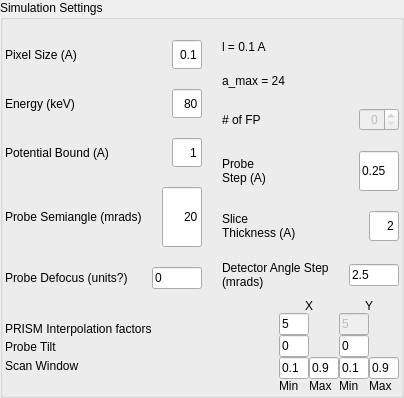
       <widget class="QGroupBox" name="box_simulationSettings">
        <property name="sizePolicy">
         <sizepolicy hsizetype="Maximum" vsizetype="Maximum">
          <horstretch>0</horstretch>
          <verstretch>0</verstretch>
         </sizepolicy>
        </property>
        <property name="title">
         <string>Simulation Settings</string>
        </property>
        <layout class="QHBoxLayout" name="horizontalLayout_11">
         <property name="spacing">
          <number>0</number>
         </property>
         <property name="leftMargin">
          <number>2</number>
         </property>
         <property name="topMargin">
          <number>10</number>
         </property>
         <property name="rightMargin">
          <number>2</number>
         </property>
         <property name="bottomMargin">
          <number>2</number>
         </property>
         <item>
          <layout class="QVBoxLayout" name="verticalLayout_10">
           <property name="spacing">
            <number>0</number>
           </property>
           <property name="topMargin">
            <number>10</number>
           </property>
           <item>
            <layout class="QHBoxLayout" name="horizontalLayout_4">
             <property name="spacing">
              <number>20</number>
             </property>
             <property name="leftMargin">
              <number>0</number>
             </property>
             <item>
              <layout class="QVBoxLayout" name="verticalLayout_5">
               <item>
                <layout class="QHBoxLayout" name="horizontalLayout_5">
                 <property name="spacing">
                  <number>0</number>
                 </property>
                 <item>
                  <widget class="QLabel" name="lbl_pixelSize">
                   <property name="sizePolicy">
                    <sizepolicy hsizetype="Preferred" vsizetype="Minimum">
                     <horstretch>0</horstretch>
                     <verstretch>0</verstretch>
                    </sizepolicy>
                   </property>
                   <property name="text">
                    <string>Pixel Size (A)</string>
                   </property>
                  </widget>
                 </item>
                 <item>
                  <widget class="QLineEdit" name="lineedit_pixelSize">
                   <property name="sizePolicy">
                    <sizepolicy hsizetype="Minimum" vsizetype="Minimum">
                     <horstretch>0</horstretch>
                     <verstretch>0</verstretch>
                    </sizepolicy>
                   </property>
                   <property name="maximumSize">
                    <size>
                     <width>30</width>
                     <height>16777215</height>
                    </size>
                   </property>
                   <property name="text">
                    <string>0.1</string>
                   </property>
                   <property name="alignment">
                    <set>Qt::AlignRight|Qt::AlignTrailing|Qt::AlignVCenter</set>
                   </property>
                  </widget>
                 </item>
                </layout>
               </item>
               <item>
                <layout class="QHBoxLayout" name="horizontalLayout_3">
                 <item>
                  <widget class="QLabel" name="lbl_E0">
                   <property name="sizePolicy">
                    <sizepolicy hsizetype="Preferred" vsizetype="Minimum">
                     <horstretch>0</horstretch>
                     <verstretch>0</verstretch>
                    </sizepolicy>
                   </property>
                   <property name="text">
                    <string>Energy (keV)</string>
                   </property>
                  </widget>
                 </item>
                 <item>
                  <widget class="QLineEdit" name="lineEdit_E0">
                   <property name="sizePolicy">
                    <sizepolicy hsizetype="Minimum" vsizetype="Minimum">
                     <horstretch>0</horstretch>
                     <verstretch>0</verstretch>
                    </sizepolicy>
                   </property>
                   <property name="maximumSize">
                    <size>
                     <width>30</width>
                     <height>16777215</height>
                    </size>
                   </property>
                   <property name="text">
                    <string>80</string>
                   </property>
                   <property name="alignment">
                    <set>Qt::AlignRight|Qt::AlignTrailing|Qt::AlignVCenter</set>
                   </property>
                  </widget>
                 </item>
                </layout>
               </item>
               <item>
                <layout class="QHBoxLayout" name="horizontalLayout_7">
                 <item>
                  <widget class="QLabel" name="lbl_potBound">
                   <property name="sizePolicy">
                    <sizepolicy hsizetype="Preferred" vsizetype="Minimum">
                     <horstretch>0</horstretch>
                     <verstretch>0</verstretch>
                    </sizepolicy>
                   </property>
                   <property name="text">
                    <string>Potential Bound (A)</string>
                   </property>
                  </widget>
                 </item>
                 <item>
                  <widget class="QLineEdit" name="lineEdit_potbound">
                   <property name="sizePolicy">
                    <sizepolicy hsizetype="Minimum" vsizetype="Minimum">
                     <horstretch>0</horstretch>
                     <verstretch>0</verstretch>
                    </sizepolicy>
                   </property>
                   <property name="maximumSize">
                    <size>
                     <width>30</width>
                     <height>16777215</height>
                    </size>
                   </property>
                   <property name="text">
                    <string>1</string>
                   </property>
                   <property name="alignment">
                    <set>Qt::AlignRight|Qt::AlignTrailing|Qt::AlignVCenter</set>
                   </property>
                  </widget>
                 </item>
                </layout>
               </item>
               <item>
                <layout class="QHBoxLayout" name="horizontalLayout">
                 <item>
                  <widget class="QLabel" name="label_alphaBeamMax">
                   <property name="sizePolicy">
                    <sizepolicy hsizetype="Preferred" vsizetype="Minimum">
                     <horstretch>0</horstretch>
                     <verstretch>0</verstretch>
                    </sizepolicy>
                   </property>
                   <property name="minimumSize">
                    <size>
                     <width>0</width>
                     <height>60</height>
                    </size>
                   </property>
                   <property name="text">
                    <string>Probe Semiangle (mrads)</string>
                   </property>
                   <property name="wordWrap">
                    <bool>true</bool>
                   </property>
                  </widget>
                 </item>
                 <item>
                  <widget class="QLineEdit" name="lineEdit_alphaBeamMax">
                   <property name="sizePolicy">
                    <sizepolicy hsizetype="Minimum" vsizetype="Minimum">
                     <horstretch>0</horstretch>
                     <verstretch>0</verstretch>
                    </sizepolicy>
                   </property>
                   <property name="maximumSize">
                    <size>
                     <width>40</width>
                     <height>16777215</height>
                    </size>
                   </property>
                   <property name="text">
                    <string>20</string>
                   </property>
                   <property name="alignment">
                    <set>Qt::AlignRight|Qt::AlignTrailing|Qt::AlignVCenter</set>
                   </property>
                  </widget>
                 </item>
                </layout>
               </item>
               <item>
                <layout class="QHBoxLayout" name="horizontalLayout_35">
                 <item>
                  <widget class="QLabel" name="label_10">
                   <property name="text">
                    <string>Probe Defocus (units?)</string>
                   </property>
                   <property name="wordWrap">
                    <bool>true</bool>
                   </property>
                  </widget>
                 </item>
                 <item>
                  <widget class="QLineEdit" name="lineEdit_probeDefocus">
                   <property name="maximumSize">
                    <size>
                     <width>50</width>
                     <height>16777215</height>
                    </size>
                   </property>
                   <property name="text">
                    <string>0</string>
                   </property>
                  </widget>
                 </item>
                </layout>
               </item>
              </layout>
             </item>
             <item>
              <layout class="QVBoxLayout" name="verticalLayout_6">
               <item>
                <widget class="QLabel" name="lbl_lambda">
                 <property name="sizePolicy">
                  <sizepolicy hsizetype="Preferred" vsizetype="Minimum">
                   <horstretch>0</horstretch>
                   <verstretch>0</verstretch>
                  </sizepolicy>
                 </property>
                 <property name="text">
                  <string>l = 0.1 A</string>
                 </property>
                 <property name="alignment">
                  <set>Qt::AlignLeading|Qt::AlignLeft|Qt::AlignVCenter</set>
                 </property>
                </widget>
               </item>
               <item>
                <widget class="QLabel" name="lbl_alphaMax">
                 <property name="sizePolicy">
                  <sizepolicy hsizetype="Preferred" vsizetype="Minimum">
                   <horstretch>0</horstretch>
                   <verstretch>0</verstretch>
                  </sizepolicy>
                 </property>
                 <property name="text">
                  <string>a_max = 24</string>
                 </property>
                 <property name="alignment">
                  <set>Qt::AlignLeading|Qt::AlignLeft|Qt::AlignVCenter</set>
                 </property>
                </widget>
               </item>
               <item>
                <layout class="QHBoxLayout" name="horizontalLayout_6">
                 <item>
                  <widget class="QLabel" name="lbl_numfp">
                   <property name="sizePolicy">
                    <sizepolicy hsizetype="Preferred" vsizetype="Minimum">
                     <horstretch>0</horstretch>
                     <verstretch>0</verstretch>
                    </sizepolicy>
                   </property>
                   <property name="text">
                    <string># of FP</string>
                   </property>
                   <property name="alignment">
                    <set>Qt::AlignLeading|Qt::AlignLeft|Qt::AlignVCenter</set>
                   </property>
                   <property name="wordWrap">
                    <bool>true</bool>
                   </property>
                  </widget>
                 </item>
                 <item>
                  <widget class="QSpinBox" name="spinBox_numFP">
                   <property name="enabled">
                    <bool>false</bool>
                   </property>
                   <property name="sizePolicy">
                    <sizepolicy hsizetype="Minimum" vsizetype="Minimum">
                     <horstretch>0</horstretch>
                     <verstretch>0</verstretch>
                    </sizepolicy>
                   </property>
                   <property name="maximumSize">
                    <size>
                     <width>40</width>
                     <height>16777215</height>
                    </size>
                   </property>
                   <property name="alignment">
                    <set>Qt::AlignRight|Qt::AlignTrailing|Qt::AlignVCenter</set>
                   </property>
                  </widget>
                 </item>
                </layout>
               </item>
               <item>
                <layout class="QHBoxLayout" name="horizontalLayout_34">
                 <item>
                  <widget class="QLabel" name="lbl_probeStep">
                   <property name="minimumSize">
                    <size>
                     <width>50</width>
                     <height>40</height>
                    </size>
                   </property>
                   <property name="text">
                    <string>Probe
Step (A)</string>
                   </property>
                   <property name="alignment">
                    <set>Qt::AlignLeading|Qt::AlignLeft|Qt::AlignVCenter</set>
                   </property>
                   <property name="wordWrap">
                    <bool>false</bool>
                   </property>
                  </widget>
                 </item>
                 <item>
                  <widget class="QLineEdit" name="lineEdit_probeStep">
                   <property name="sizePolicy">
                    <sizepolicy hsizetype="Minimum" vsizetype="Minimum">
                     <horstretch>0</horstretch>
                     <verstretch>0</verstretch>
                    </sizepolicy>
                   </property>
                   <property name="maximumSize">
                    <size>
                     <width>40</width>
                     <height>16777215</height>
                    </size>
                   </property>
                   <property name="text">
                    <string>0.25</string>
                   </property>
                  </widget>
                 </item>
                </layout>
               </item>
               <item>
                <layout class="QHBoxLayout" name="horizontalLayout_9">
                 <item>
                  <widget class="QLabel" name="lbl_sliceThickness">
                   <property name="sizePolicy">
                    <sizepolicy hsizetype="Preferred" vsizetype="Preferred">
                     <horstretch>0</horstretch>
                     <verstretch>0</verstretch>
                    </sizepolicy>
                   </property>
                   <property name="minimumSize">
                    <size>
                     <width>85</width>
                     <height>30</height>
                    </size>
                   </property>
                   <property name="text">
                    <string>Slice
Thickness (A)</string>
                   </property>
                   <property name="alignment">
                    <set>Qt::AlignLeading|Qt::AlignLeft|Qt::AlignVCenter</set>
                   </property>
                   <property name="wordWrap">
                    <bool>false</bool>
                   </property>
                  </widget>
                 </item>
                 <item>
                  <widget class="QLineEdit" name="lineEdit_sliceThickness">
                   <property name="sizePolicy">
                    <sizepolicy hsizetype="Minimum" vsizetype="Minimum">
                     <horstretch>0</horstretch>
                     <verstretch>0</verstretch>
                    </sizepolicy>
                   </property>
                   <property name="maximumSize">
                    <size>
                     <width>30</width>
                     <height>16777215</height>
                    </size>
                   </property>
                   <property name="text">
                    <string>2</string>
                   </property>
                   <property name="alignment">
                    <set>Qt::AlignRight|Qt::AlignTrailing|Qt::AlignVCenter</set>
                   </property>
                  </widget>
                 </item>
                </layout>
               </item>
               <item>
                <layout class="QHBoxLayout" name="horizontalLayout_38">
                 <item>
                  <widget class="QLabel" name="label_11">
                   <property name="text">
                    <string>Detector Angle Step (mrads)</string>
                   </property>
                   <property name="wordWrap">
                    <bool>true</bool>
                   </property>
                  </widget>
                 </item>
                 <item>
                  <widget class="QLineEdit" name="lineEdit_detectorAngle">
                   <property name="maximumSize">
                    <size>
                     <width>50</width>
                     <height>16777215</height>
                    </size>
                   </property>
                   <property name="text">
                    <string>2.5</string>
                   </property>
                  </widget>
                 </item>
                </layout>
               </item>
              </layout>
             </item>
            </layout>
           </item>
           <item>
            <layout class="QHBoxLayout" name="horizontalLayout_10">
             <property name="spacing">
              <number>0</number>
             </property>
             <item>
              <layout class="QVBoxLayout" name="verticalLayout_9">
               <property name="spacing">
                <number>0</number>
               </property>
               <property name="topMargin">
                <number>30</number>
               </property>
               <item>
                <widget class="QLabel" name="label">
                 <property name="maximumSize">
                  <size>
                   <width>16777215</width>
                   <height>30</height>
                  </size>
                 </property>
                 <property name="text">
                  <string>PRISM Interpolation factors</string>
                 </property>
                 <property name="wordWrap">
                  <bool>true</bool>
                 </property>
                </widget>
               </item>
               <item>
                <widget class="QLabel" name="label_5">
                 <property name="text">
                  <string>Probe Tilt</string>
                 </property>
                </widget>
               </item>
               <item>
                <widget class="QLabel" name="label_28">
                 <property name="text">
                  <string>Scan Window</string>
                 </property>
                </widget>
               </item>
               <item>
                <widget class="QLabel" name="label_32">
                 <property name="text">
                  <string/>
                 </property>
                </widget>
               </item>
              </layout>
             </item>
             <item>
              <layout class="QHBoxLayout" name="horizontalLayout_8">
               <item>
                <layout class="QVBoxLayout" name="verticalLayout_7">
                 <property name="spacing">
                  <number>0</number>
                 </property>
                 <property name="topMargin">
                  <number>10</number>
                 </property>
                 <item>
                  <widget class="QLabel" name="label_13">
                   <property name="text">
                    <string>X</string>
                   </property>
                   <property name="alignment">
                    <set>Qt::AlignCenter</set>
                   </property>
                  </widget>
                 </item>
                 <item>
                  <widget class="QLineEdit" name="lineedit_interpFactor_x">
                   <property name="maximumSize">
                    <size>
                     <width>30</width>
                     <height>16777215</height>
                    </size>
                   </property>
                   <property name="text">
                    <string>5</string>
                   </property>
                  </widget>
                 </item>
                 <item>
                  <widget class="QLineEdit" name="lineEdit_probeTiltX">
                   <property name="maximumSize">
                    <size>
                     <width>30</width>
                     <height>16777215</height>
                    </size>
                   </property>
                   <property name="text">
                    <string>0</string>
                   </property>
                  </widget>
                 </item>
                 <item>
                  <layout class="QHBoxLayout" name="horizontalLayout_36">
                   <item>
                    <widget class="QLineEdit" name="lineEdit_scanWindowXMin">
                     <property name="maximumSize">
                      <size>
                       <width>30</width>
                       <height>16777215</height>
                      </size>
                     </property>
                     <property name="text">
                      <string>0.1</string>
                     </property>
                    </widget>
                   </item>
                   <item>
                    <widget class="QLineEdit" name="lineEdit_scanWindowXMax">
                     <property name="maximumSize">
                      <size>
                       <width>30</width>
                       <height>16777215</height>
                      </size>
                     </property>
                     <property name="text">
                      <string>0.9</string>
                     </property>
                    </widget>
                   </item>
                  </layout>
                 </item>
                 <item>
                  <layout class="QHBoxLayout" name="horizontalLayout_39">
                   <item>
                    <widget class="QLabel" name="label_33">
                     <property name="text">
                      <string>Min</string>
                     </property>
                    </widget>
                   </item>
                   <item>
                    <widget class="QLabel" name="label_35">
                     <property name="text">
                      <string>Max</string>
                     </property>
                    </widget>
                   </item>
                  </layout>
                 </item>
                </layout>
               </item>
               <item>
                <layout class="QVBoxLayout" name="verticalLayout_8">
                 <property name="spacing">
                  <number>0</number>
                 </property>
                 <property name="topMargin">
                  <number>10</number>
                 </property>
                 <item>
                  <widget class="QLabel" name="label_14">
                   <property name="text">
                    <string>Y</string>
                   </property>
                   <property name="alignment">
                    <set>Qt::AlignCenter</set>
                   </property>
                  </widget>
                 </item>
                 <item>
                  <widget class="QLineEdit" name="lineedit_interpFactor_y">
                   <property name="enabled">
                    <bool>false</bool>
                   </property>
                   <property name="maximumSize">
                    <size>
                     <width>30</width>
                     <height>16777215</height>
                    </size>
                   </property>
                   <property name="text">
                    <string>5</string>
                   </property>
                  </widget>
                 </item>
                 <item>
                  <widget class="QLineEdit" name="lineEdit_probeTiltY">
                   <property name="minimumSize">
                    <size>
                     <width>0</width>
                     <height>0</height>
                    </size>
                   </property>
                   <property name="maximumSize">
                    <size>
                     <width>30</width>
                     <height>16777215</height>
                    </size>
                   </property>
                   <property name="text">
                    <string>0</string>
                   </property>
                  </widget>
                 </item>
                 <item>
                  <layout class="QHBoxLayout" name="horizontalLayout_37">
                   <item>
                    <widget class="QLineEdit" name="lineEdit_scanWindowYMin">
                     <property name="maximumSize">
                      <size>
                       <width>30</width>
                       <height>16777215</height>
                      </size>
                     </property>
                     <property name="text">
                      <string>0.1</string>
                     </property>
                    </widget>
                   </item>
                   <item>
                    <widget class="QLineEdit" name="lineEdit_scanWindowYMax">
                     <property name="maximumSize">
                      <size>
                       <width>30</width>
                       <height>16777215</height>
                      </size>
                     </property>
                     <property name="text">
                      <string>0.9</string>
                     </property>
                    </widget>
                   </item>
                  </layout>
                 </item>
                 <item>
                  <layout class="QHBoxLayout" name="horizontalLayout_40">
                   <item>
                    <widget class="QLabel" name="label_36">
                     <property name="text">
                      <string>Min</string>
                     </property>
                    </widget>
                   </item>
                   <item>
                    <widget class="QLabel" name="label_34">
                     <property name="text">
                      <string>Max</string>
                     </property>
                    </widget>
                   </item>
                  </layout>
                 </item>
                </layout>
               </item>
              </layout>
             </item>
            </layout>
           </item>
          </layout>
         </item>
        </layout>
       </widget>
